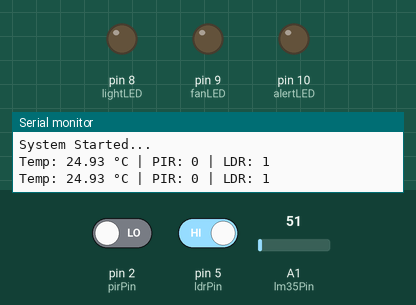
This sketch was run on a simulated Arduino Uno, built with avr-gcc and run on an emulated ATmega328P. Shown: output pins drawn as LEDs (lit = HIGH), the last lines printed to the serial monitor. Inputs (shaded band) come from the test bench; at power-on: A1 (lm35Pin) = 51, pin 2 (pirPin) LOW, pin 5 (ldrPin) HIGH.

Above: at 1.8 s.
1.9 s: A1 (lm35Pin) set to 58
At 3.2 s:
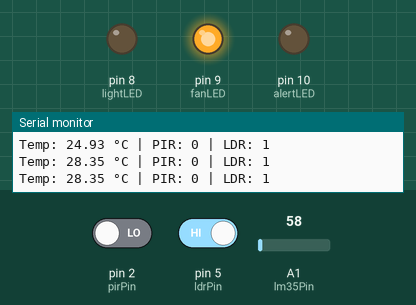
3.5 s: pin 2 (pirPin) driven HIGH
At 4.9 s:
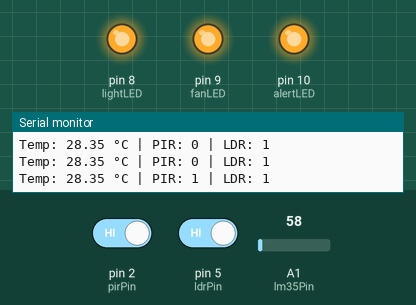
5.5 s: A1 (lm35Pin) set to 30
At 6.5 s:
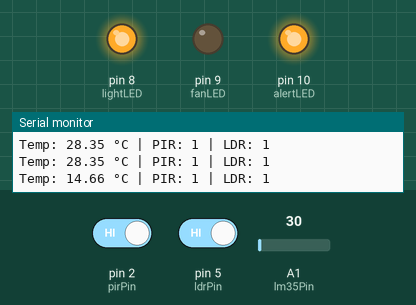
7.5 s: A1 (lm35Pin) set to 61
At 9.2 s:
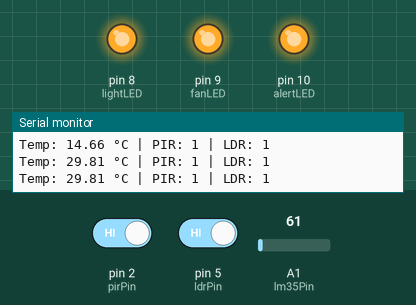
9.5 s: A1 (lm35Pin) set to 15
At 10.9 s:
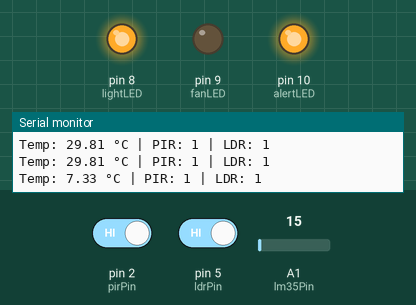
11.5 s: pin 2 (pirPin) driven LOW and pin 5 (ldrPin) driven LOW
At 12.5 s:
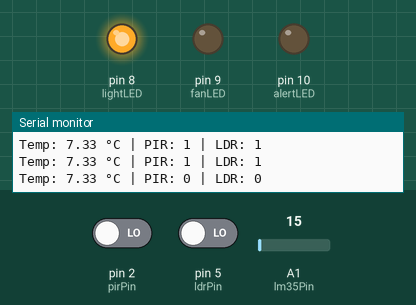
Timing chart, 0 to 14.5 s (numbered marks = the images above; inputs shaded):
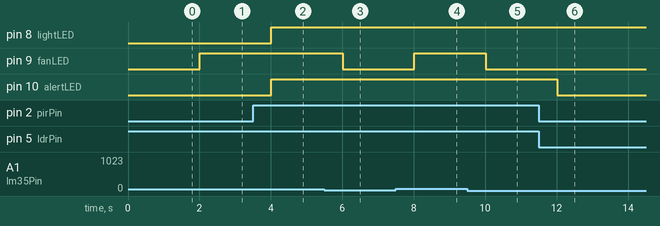

Measured:
- the behaviour switches between 51 and 52 on A1 (lm35Pin) (found by bisection; images 0 and 1)
- after the input at 1.9 s, pin 9 (fanLED): LOW → HIGH after 0.10 s
- after the input at 3.5 s, pin 8 (lightLED), pin 10 (alertLED): LOW → HIGH after 0.50 s
- after the input at 5.5 s, pin 9 (fanLED): HIGH → LOW after 0.51 s
- after the input at 7.5 s, pin 9 (fanLED): LOW → HIGH after 0.51 s
- after the input at 9.5 s, pin 9 (fanLED): HIGH → LOW after 0.51 s
- after the input at 11.5 s, pin 10 (alertLED): HIGH → LOW after 0.51 s

The sketch:

home_automation.ino
```cpp
 // -------- PIN SETUP --------
int pirPin = 2;     // PIR sensor
int ldrPin = 5;     // Digital LDR
int lm35Pin = A1;   // LM35

// LEDs
int lightLED = 8;   // Yellow
int fanLED   = 9;   // Blue
int alertLED = 10;  // Red

// Threshold
float tempThreshold = 25.0;

void setup() {
  Serial.begin(9600);

  pinMode(pirPin, INPUT);
  pinMode(ldrPin, INPUT);

  pinMode(lightLED, OUTPUT);
  pinMode(fanLED, OUTPUT);
  pinMode(alertLED, OUTPUT);

  Serial.println("System Started...");
}

void loop() {

  // -------- READ SENSORS --------
  int motion   = digitalRead(pirPin);
  int ldrState = digitalRead(ldrPin);

  int rawValue = analogRead(lm35Pin);

  // Convert LM35 reading
  float voltage = rawValue * (5.0 / 1023.0);
  float temperature = voltage * 100;

  // -------- SERIAL OUTPUT --------
  Serial.print("Temp: "); Serial.print(temperature); Serial.print(" °C | ");
  Serial.print("PIR: "); Serial.print(motion);
  Serial.print(" | LDR: "); Serial.println(ldrState);

  // -------- 🟡 LIGHT CONTROL --------
  // Light ON if DARK or MOTION detected
  if (ldrState == LOW || motion == HIGH) {
    digitalWrite(lightLED, HIGH);
  } else {
    digitalWrite(lightLED, LOW);
  }

  // -------- 🔵 FAN CONTROL --------
  if (temperature > tempThreshold) {
    digitalWrite(fanLED, HIGH);
  } else {
    digitalWrite(fanLED, LOW);
  }

  // -------- 🔴 ALERT CONTROL --------
  // Alert when motion detected
  if (motion == HIGH) {
    digitalWrite(alertLED, HIGH);
  } else {
    digitalWrite(alertLED, LOW);
  }

  delay(1000);
}
```
